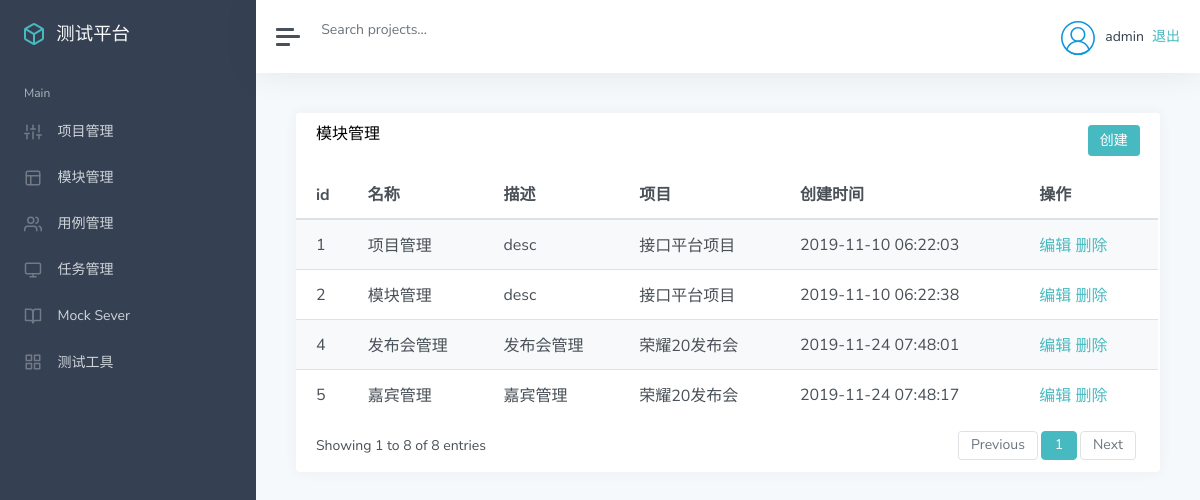
/manage/module_list/ (signed in), run on the app's committed database.
### app_manage/models.py (models this page shows, shortened)
class Module(models.Model):
    project = models.ForeignKey(Project, on_delete=models.CASCADE)
    name = models.CharField("名称", max_length=100, null=False, default="")
    describe = models.TextField("描述", default="")
    update_time = models.DateTimeField("更新时间", auto_now=True)
    create_time = models.DateTimeField("创建时间", auto_now_add=True)

class Project(models.Model):
    name = models.CharField("名称", max_length=100, null=False, default="")
    describe = models.TextField("描述", default="")
    status = models.BooleanField("状态", default=True)
    update_time = models.DateTimeField("更新时间", auto_now=True)
    create_time = models.DateTimeField("创建时间", auto_now_add=True)
    def __str__(self):
        return self.name

### app_manage/views/module_view.py (the view)
# urls.py: path('module_list/', module_view.list_module),
def list_module(request):
    module_list = Module.objects.all()
    return render(request, "module/list.html", {
        "modules": module_list})

### templates/module/list.html (shortened to what this page needs)
{% extends "manage.html" %}
{% block manage %}
<div class="card flex-fill">
    <div class="card-header">
        <h5 class="card-title mb-0" style="float:left">模块管理</h5>
        <button onclick="module_add()" type="button" class="btn btn-primary" style="float:right">创建</button>
    </div>
    <div id="datatables-dashboard-traffic_wrapper" class="dataTables_wrapper dt-bootstrap4 no-footer">
        <div class="row">
            <div class="col-sm-12">
                <table id="datatables-dashboard-traffic" class="table table-striped my-0 dataTable no-footer"
                    role="grid" aria-describedby="datatables-dashboard-traffic_info">
                    <thead>
                        <tr role="row">
                            <th>id</th>
                            <th>名称</th>
                            <th>描述</th>
                            <th>项目</th>
                            <th>创建时间</th>
                            <th>操作</th>
                        </tr>
                    </thead>
                    <tbody>
                        {% for m in modules %}
                        <tr role="row" class="odd">
                            <td>{{ m.id }}</td>
                            <td>{{ m.name }}</td>
                            <td>{{ m.describe }}</td>
                            <td>{{ m.project }}</td>
                            <td>{{ m.create_time |date:"Y-m-d H:i:s"}}</td>
                            <td>
                                <a href="/manage/module_edit/{{ m.id }}/">编辑</a>
                                <a href="/manage/module_delete/{{ m.id }}/">删除</a>
                            </td>
                        </tr>
                        {% endfor %}
                    </tbody>
                </table>
            </div>
        </div>
        <div class="row">
            <div class="col-sm-12 col-md-5">
                <div class="dataTables_info" id="datatables-dashboard-traffic_info" role="status" aria-live="polite">
                    Showing 1 to 8 of 8 entries
                </div>
            </div>
            <div class="col-sm-12 col-md-7">
                <div class="dataTables_paginate paging_simple_numbers" id="datatables-dashboard-traffic_paginate">
                    <ul class="pagination">
                        <li class="paginate_button page-item previous disabled"
                            id="datatables-dashboard-traffic_previous">
                            <a href="#" aria-controls="datatables-dashboard-traffic" data-dt-idx="0" tabindex="0"
                                class="page-link">Previous</a>
                        </li>
                        <li class="paginate_button page-item active">
                            <a href="#" aria-controls="datatables-dashboard-traffic" data-dt-idx="1" tabindex="0"
                                class="page-link">1</a>
                        </li>
                        <li class="paginate_button page-item next disabled" id="datatables-dashboard-traffic_next">
                            <a href="#" aria-controls="datatables-dashboard-traffic" data-dt-idx="2" tabindex="0"
                                class="page-link">Next</a>
                        </li>
                    </ul>
                </div>
            </div>
        </div>
    </div>
</div>
{% endblock %}

### templates/manage.html (shortened to what this page needs)
{% extends "base.html" %}
{% block base %}
<div class="wrapper">
    <nav id="sidebar" class="sidebar">
        <div class="sidebar-content ">
            <a class="sidebar-brand" href="index.html">
                <span class="align-middle">测试平台</span>
            </a>
            <ul class="sidebar-nav">
                <li class="sidebar-header">
                    Main
                </li>
                <li class="sidebar-item">
                    <a href="/manage/project_list/" class="sidebar-link" aria-expanded="true">
                        <span class="align-middle">项目管理</span>
                    </a>
                </li>
                <li class="sidebar-item">
                    <a href="/manage/module_list/" class="sidebar-link collapsed">
                        <span class="align-middle">模块管理</span>
                    </a>
                </li>
                <li class="sidebar-item">
                    <a href="/case/" class="sidebar-link collapsed">
                        <span class="align-middle">用例管理</span>
                    </a>
                </li>
                <li class="sidebar-item">
                    <a href="#layouts" class="sidebar-link collapsed">
                        <span class="align-middle">任务管理</span>
                    </a>
                </li>
                <li class="sidebar-item">
                    <a href="#documentation" class="sidebar-link collapsed">
                        <span class="align-middle">Mock Sever</span>
                    </a>
                </li>
                <li class="sidebar-item">
                    <a href="#ui" class="sidebar-link collapsed">
                        <span class="align-middle">测试工具</span>
                    </a>
                </li>
            </ul>
        </div>
    </nav>
    <div class="main">
        <nav class="navbar navbar-expand navbar-light bg-white">
            <a class="sidebar-toggle d-flex mr-2">
                <i class="hamburger align-self-center"></i>
            </a>
            <form class="form-inline d-none d-sm-inline-block">
                <input class="form-control form-control-no-border mr-sm-2" type="text" placeholder="Search projects..."
                       aria-label="Search">
            </form>
            <div class="navbar-collapse collapse">
                <ul class="navbar-nav ml-auto">
                    <li class="nav-item dropdown">
                        <a class="nav-link d-none d-sm-inline-block" href="#" data-toggle="dropdown">
                            <img src="/static/img/user.svg" class="avatar img-fluid rounded-circle mr-1"
                                 alt="Chris Wood">
                            <span class="text-dark">{{ user }}</span>
                            <a href="/logout/">退出</a>
                        </a>
                    </li>
                </ul>
            </div>
        </nav>
        <main class="content">
            <div class="container-fluid p-0">
                {% block manage %}
                {% endblock %}
            </div>
        </main>
    </div>
</div>
{% endblock %}

### data on the page
Module: id "1", name "项目管理", describe "desc", project "接口平台项目", create_time "2019-11-10 06:22:03"
Module: id "2", name "模块管理", describe "desc", project "接口平台项目", create_time "2019-11-10 06:22:38"
Module: id "4", name "发布会管理", describe "发布会管理", project "荣耀20发布会", create_time "2019-11-24 07:48:01"
Module: id "5", name "嘉宾管理", describe "嘉宾管理", project "荣耀20发布会", create_time "2019-11-24 07:48:17"

### other printed values
{{ user }} "admin"
